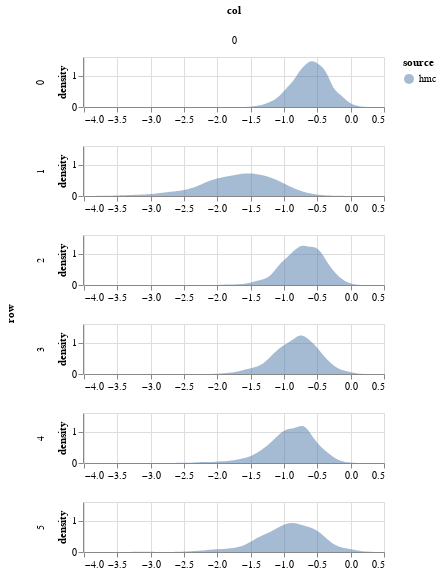

Here is the notebook cell this chart was saved with:
### Code cell
param = 'beta'
df = get_post_df(ps[param].reshape(1000,1,6,1)) 
df['source'] = 'hmc'
plot_density(df) 
# &\
# plot_correlations(ibis['jitter_corrs'][param], height = 150)

### Figure 1 — Vega-Lite specification as saved in the notebook (floating-point values rounded to 4 significant figures; data arrays with more than 128 entries replaced by an {"elided": "..."} marker saying what was removed)
{"config": {"view": {"continuousWidth": 400, "continuousHeight": 300}}, "data": {"name": "data-8dabca91a054174e2349e2d58156bd46"}, "mark": {"type": "area", "opacity": 0.5}, "encoding": {"color": {"type": "nominal", "field": "source"}, "column": {"type": "quantitative", "field": "col"}, "row": {"type": "quantitative", "field": "row"}, "x": {"type": "quantitative", "field": "value", "title": null}, "y": {"type": "quantitative", "field": "density"}}, "height": 50, "resolve": {"scale": {"x": "independent"}}, "transform": [{"fold": ["value"]}, {"density": "value", "groupby": ["cn", "row", "col", "source"]}], "width": 300, "$schema": "https://vega.github.io/schema/vega-lite/v4.8.1.json", "datasets": {"data-8dabca91a054174e2349e2d58156bd46": {"elided": "6000 records"}}}
